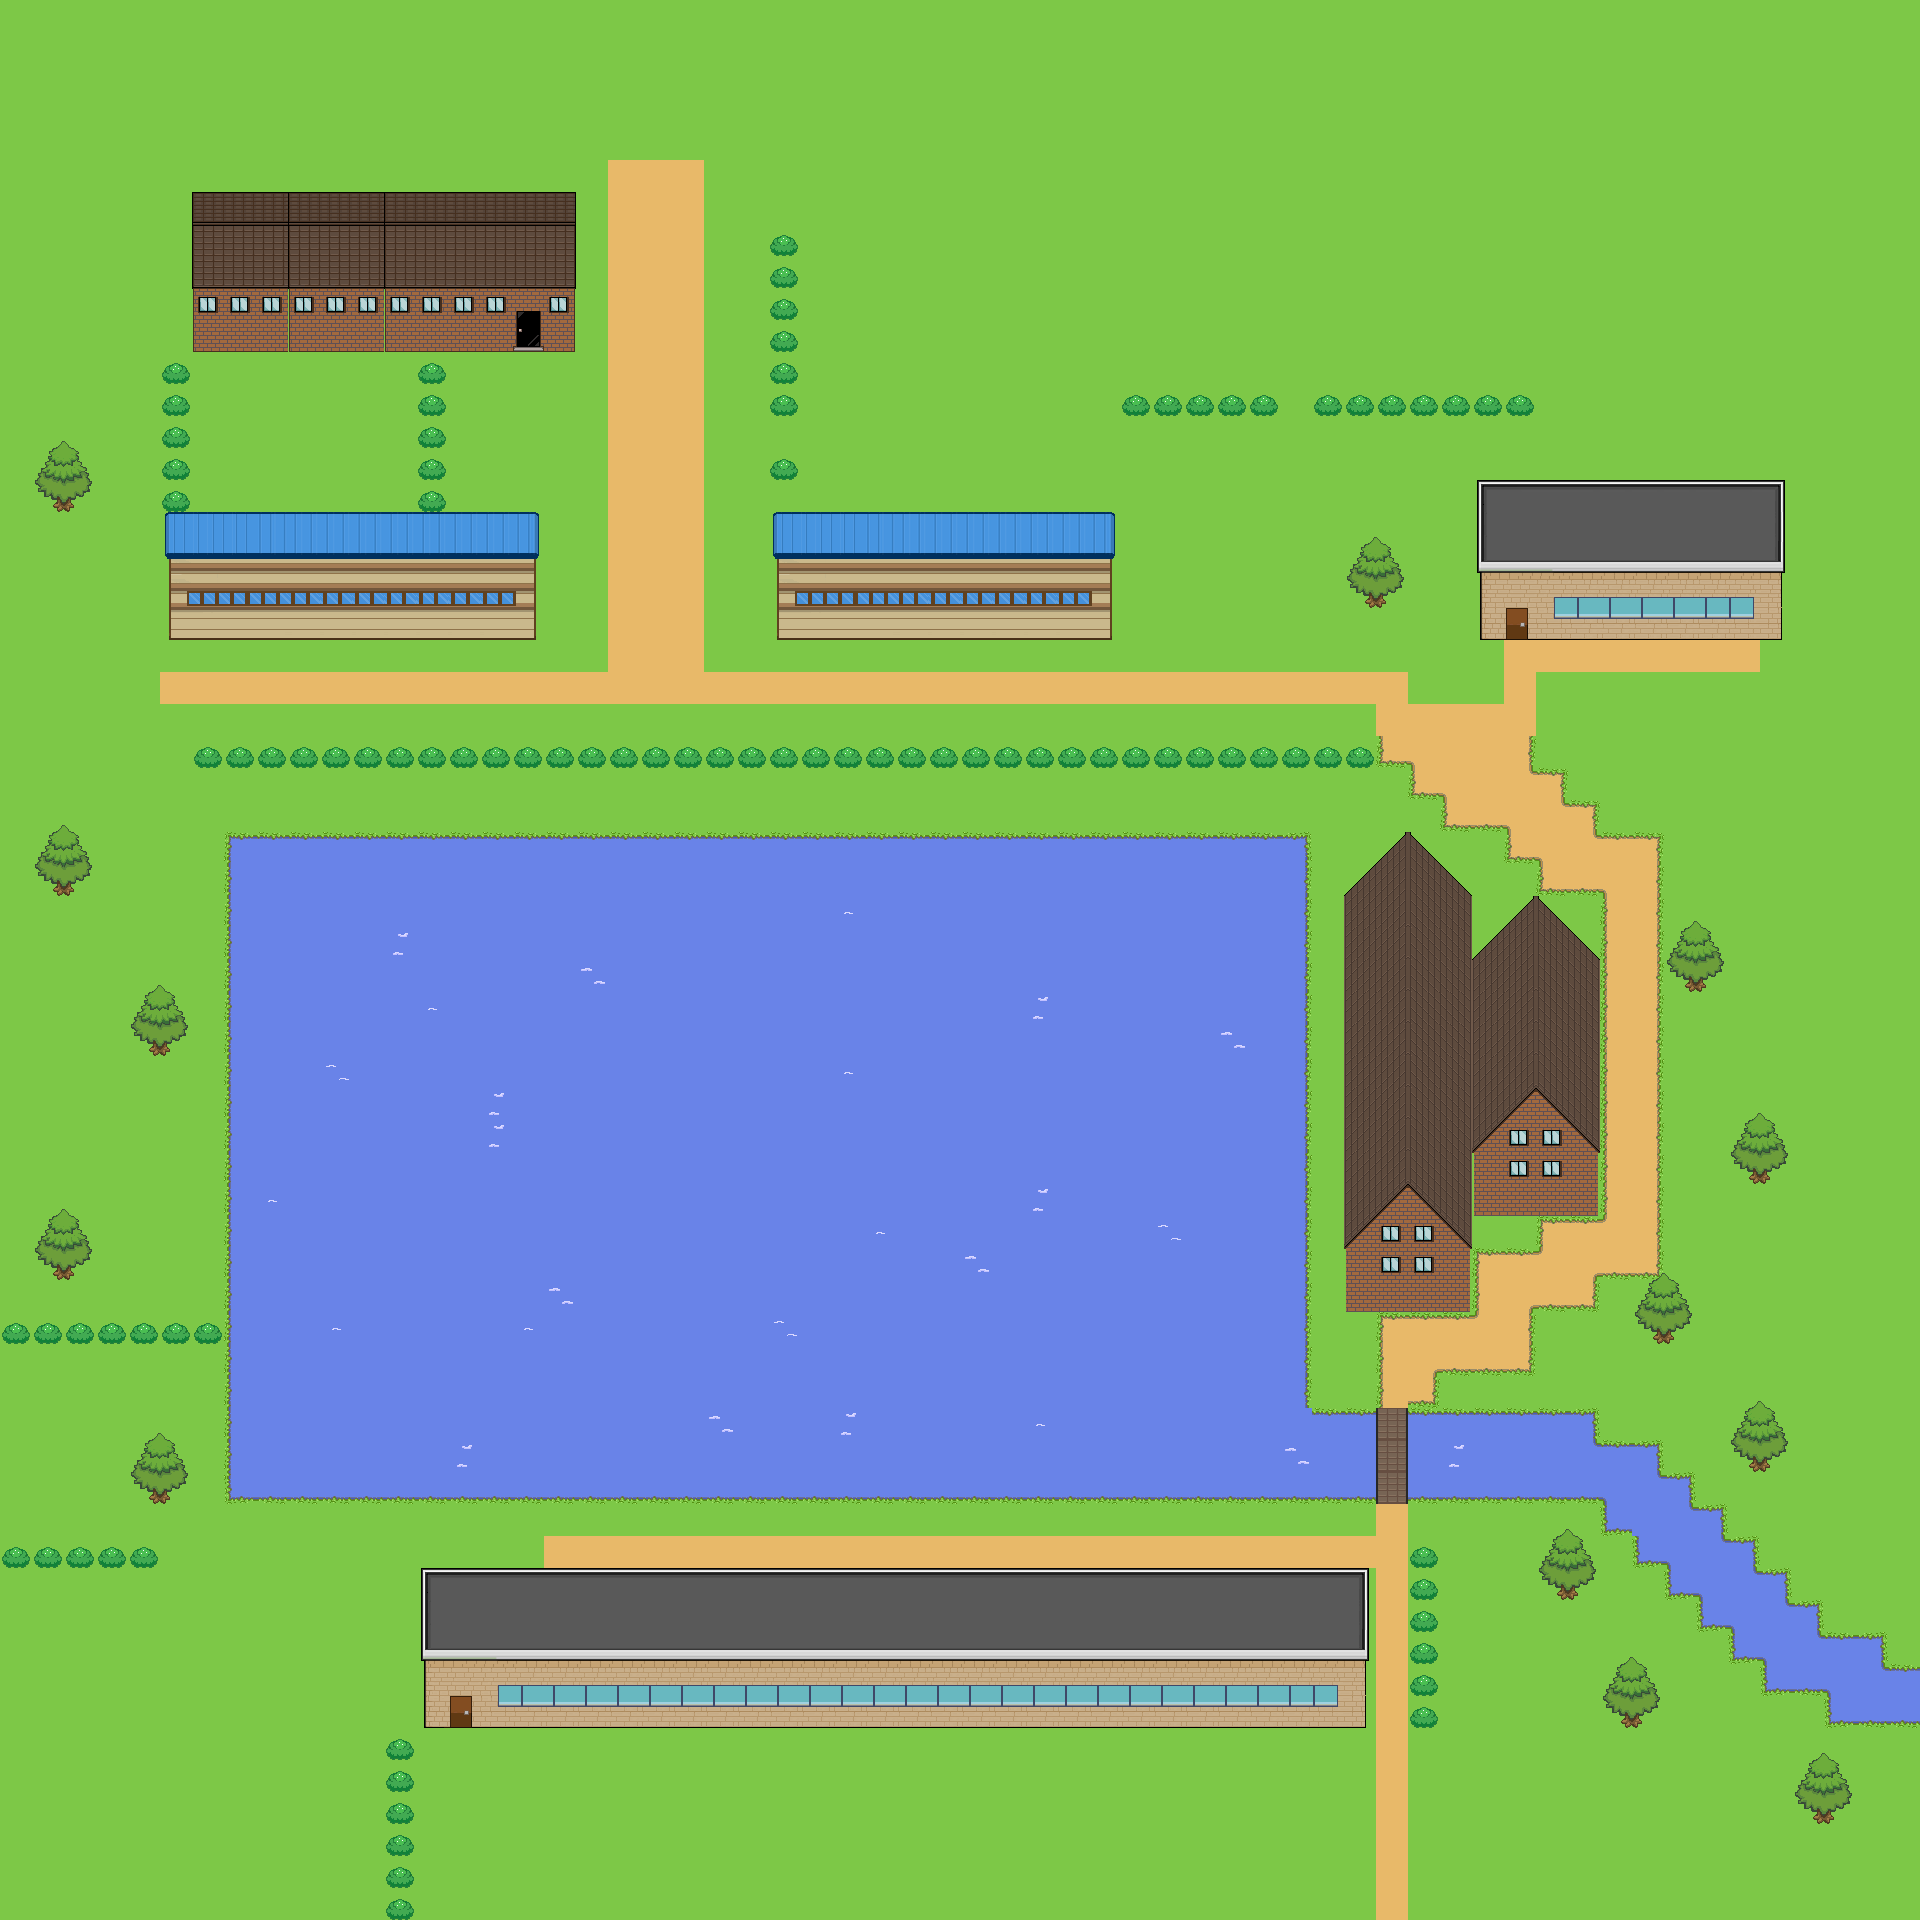

The image is a tile-based game level rendered from a .tmx file. Its description and source (layers, tilesets, objects; grid data summarised) follow:
An orthogonal 60x60 tile map with 32x32 px tiles, 6 tile layers (Base, Water, Collision, Overhang, ...).

<map version="1.0" orientation="orthogonal" renderorder="left-up" width="60" height="60" tilewidth="32" tileheight="32" nextobjectid="1">
 <properties>
  <property name="ObjectiveType" value="0" />
  <property name="ObjectiveX" value="21" />
  <property name="ObjectiveY" value="58" />
  <property name="StartX" value="43" />
  <property name="StartY" value="3" />
 </properties>
 <tileset firstgid="1" name="tiles" tilewidth="32" tileheight="32" tilecount="400" columns="20">
  <image source="Tileset.png" width="640" height="640" />
 </tileset>
 <layer name="Base" width="60" height="60">
  <data>[3600 cells, 3600 non-empty, 15 distinct tile ids]</data>
 </layer>
 <layer name="Water" width="60" height="60">
  <data>[3600 cells, 772 non-empty, 14 distinct tile ids]</data>
 </layer>
 <layer name="Collision" width="60" height="60">
  <data>[3600 cells, 462 non-empty, 106 distinct tile ids]</data>
 </layer>
 <layer name="Overhang" width="60" height="60">
  <data>[3600 cells, 68 non-empty, 12 distinct tile ids]</data>
 </layer>
 <layer name="Obstacles0" width="60" height="60">
  <data>[3600 cells, 46 non-empty, 1 distinct tile ids]</data>
 </layer>
 <layer name="Obstacles1" width="60" height="60">
  <data>[3600 cells, 44 non-empty, 1 distinct tile ids]</data>
 </layer>
</map>